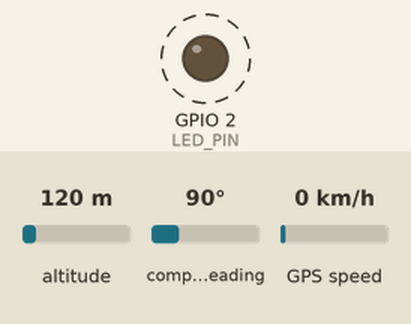
This sketch was run on a simulated ESP32. Parts: output pins drawn as LEDs (lit = HIGH). Dashed ring = blinking. The inputs (shaded band) are chosen by the test bench; at power-on: altitude 120 m, compass heading 90°, GPS speed 0 km/h. WiFi joins after 1.5 s; servers stay silent unless stated; uploads are accepted with an empty reply; the GPS gets a fix after 3 s at 37.7749, -122.4194 with 8 satellites; what the sketch prints to the serial monitor is not drawn.

Above: at 4.6 s.
Timing chart, 0 to 8.5 s (numbered marks = the images above):
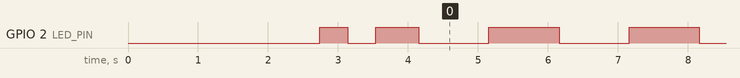

The sketch:

track_http.ino
```cpp
#include <WiFi.h>
#include <WiFiClientSecure.h>
#include <HTTPClient.h>
#include <TinyGPSPlus.h>
#include "soc/soc.h"
#include "soc/rtc_cntl_reg.h"

// ============================================================================
// 1. WiFi SOZLAMALARI (Telefoningiz Hotspot nomini to'g'ri yozing!)
// ============================================================================
// DIQQAT: Telefoningiz hotspot nomini va parolini tekshiring:
const char* ssid     = "cail";
const char* password = "12345678";

// ============================================================================
// 2. SERVER MANZILI (Render.com)
// ============================================================================
const char* serverApiUrl = "https://trackk-gl6l.onrender.com/api.php";

// ============================================================================
// 3. NTRIP SOZLAMALARI (Faqat Baza bo'lsa yoqing)
// ============================================================================
const bool  ENABLE_NTRIP = false; // Baza bo'lmasa doim FALSE tursin!
const char* host         = "rtk2go.com";
const int   port         = 2101;
const char* mountpoint   = "SAMARKAND";
const char* user         = "rasil8004@gmail.com";
const char* pw           = "none";

// ============================================================================
// 4. USKUNA PINLARI VA OBYEKTLAR
// ============================================================================
#define RX2_PIN 27 // LG290P TX -> ESP32 RX2
#define TX2_PIN 14 // LG290P RX -> ESP32 TX2
#define LED_PIN 2  // ESP32 ichki holat LED chirog'i

HardwareSerial LG290P(2);
WiFiClient ntripClient;
TinyGPSPlus gps;

TinyGPSCustom fixQuality(gps, "GNGGA", 6);
TinyGPSCustom hdopCustom(gps, "GNGGA", 8);
TinyGPSCustom altCustom(gps, "GNGGA", 9);

// ============================================================================
// VAQT VA TEZLIK SOZLAMALARI
// ============================================================================
const unsigned long SEND_INTERVAL_MS = 1000;  // Serverga har 1 soniyada yuborish
unsigned long lastSendTime = 0;
unsigned long lastWifiRetry = 0;

// Eng so'nggi yangilangan koordinatalar keshi
double latestLat   = 0.0;
double latestLng   = 0.0;
int    latestSat   = 0;
int    latestFix   = 1;
float  latestHdop  = 99.9;
float  latestAlt   = 0.0;
float  latestSpeed = 0.0;

// Base64
String base64_encode(String text) {
  String res = "";
  static const char cb64[] = "ABCDEFGHIJKLMNOPQRSTUVWXYZabcdefghijklmnopqrstuvwxyz0123456789+/";
  for (int i = 0; i < text.length(); i += 3) {
    uint32_t buffer = (text[i] << 16) |
                      ((i + 1 < text.length() ? (uint8_t)text[i+1] : 0) << 8) |
                      (i + 2 < text.length() ? (uint8_t)text[i+2] : 0);
    res += cb64[(buffer >> 18) & 0x3F];
    res += cb64[(buffer >> 12) & 0x3F];
    res += (i + 1 < text.length()) ? cb64[(buffer >> 6) & 0x3F] : '=';
    res += (i + 2 < text.length()) ? cb64[buffer & 0x3F] : '=';
  }
  return res;
}

const char* getFixTypeStr(int fixCode) {
  switch (fixCode) {
    case 4: return "RTK FIXED (1-2 sm)";
    case 5: return "RTK/PPP FLOAT (10-30 sm)";
    case 2: return "DGPS/HAS (20 sm - 1 m)";
    case 1: return "Oddiy 3D (Ko'p chastota)";
    default: return "Signal qidirilmoqda";
  }
}

// Quectel LG290P NMEA buyruqlarini aniq XOR checksum bilan jo'natish funksiyasi
void sendQuectelCmd(const String& cmd) {
  String core = cmd;
  if (core.startsWith("$")) core = core.substring(1);
  int starIdx = core.indexOf('*');
  if (starIdx >= 0) core = core.substring(0, starIdx);

  uint8_t checksum = 0;
  for (unsigned int i = 0; i < core.length(); i++) {
    checksum ^= core[i];
  }

  char buf[8];
  sprintf(buf, "*%02X", checksum);
  String fullCmd = "$" + core + String(buf);
  LG290P.println(fullCmd);
  Serial.print("[LG290P CMD] ");
  Serial.println(fullCmd);

  // Moduldan tasdiq (ACK) javobini o'qish
  unsigned long t0 = millis();
  while (millis() - t0 < 250) {
    while (LG290P.available()) {
      char c = LG290P.read();
      Serial.write(c);
    }
    delay(10);
  }
}

// ============================================================================
// SERVERGA TELEMETRIYA YUBORISH (Xotira va Tok himoyasi bilan)
// ============================================================================
void sendToServer(double lat, double lng, int sat, int fix, float hdop, float alt, float speed) {
  if (WiFi.status() != WL_CONNECTED) {
    Serial.println("[ALOQA XATO] WiFi uzilgan! Qayta ulanish kutilmoqda...");
    return;
  }

  WiFiClientSecure client;
  client.setInsecure();               // Render sertifikatini tekshirmaslik
  client.setBufferSizes(1024, 512);   // Xotira (Heap) to'lib ketishini oldini olish

  HTTPClient http;
  http.begin(client, serverApiUrl);
  http.addHeader("Content-Type", "application/json");
  http.setTimeout(2500); // 2.5s dan ortiq qotmaslik

  String payload = "{";
  payload += "\"lat\":\"" + String(lat, 8) + "\",";
  payload += "\"lng\":\"" + String(lng, 8) + "\",";
  payload += "\"sat\":" + String(sat) + ",";
  payload += "\"fix\":" + String(fix) + ",";
  payload += "\"fix_str\":\"" + String(getFixTypeStr(fix)) + "\",";
  payload += "\"hdop\":" + String(hdop, 2) + ",";
  payload += "\"alt\":" + String(alt, 1) + ",";
  payload += "\"speed\":" + String(speed, 1);
  payload += "}";

  int httpCode = http.POST(payload);

  if (httpCode == HTTP_CODE_OK || httpCode == 201) {
    Serial.printf("[1s OK] Lat: %.8f, Lng: %.8f | Sat: %d | HDOP: %.2f | Heap: %d\n",
                  lat, lng, sat, hdop, ESP.getFreeHeap());
    digitalWrite(LED_PIN, !digitalRead(LED_PIN)); // Miltillash = aloqa bor
  } else {
    Serial.printf("[HTTP XATO: %d] Aloqada xatolik!\n", httpCode);
  }
  http.end();
}

// ============================================================================
// SETUP
// ============================================================================
void setup() {
  // 1. Tok yetishmovchiligida ESP32 ning o'chib-yonishini to'xtatish (Brownout Disable)
  WRITE_PERI_REG(RTC_CNTL_BROWN_OUT_REG, 0);

  pinMode(LED_PIN, OUTPUT);
  digitalWrite(LED_PIN, LOW);

  Serial.begin(115200);
  delay(300);
  Serial.println("\n==============================================");
  Serial.println("  RTK GPS Tracker Pro — ESP32 + LG290P        ");
  Serial.println("==============================================");

  // 2. UART buferi (Paketlar yo'qolmasligi uchun 2048 bayt)
  LG290P.setRxBufferSize(2048);
  LG290P.begin(460800, SERIAL_8N1, RX2_PIN, TX2_PIN);
  Serial.println("[UART] LG290P ulandi (460800 baud, 2048B bufer).");

  // 3. Quectel LG290P sozlamalari (Galileo HAS va Ko'p chastotali yuqori aniqlik)
  delay(200);
  Serial.println("[LG290P] Galileo HAS va barcha sun'iy yo'ldoshlar yoqilmoqda...");
  sendQuectelCmd("PQTMCFGCNST,1,1,1,1,1,1"); // Barcha yo'ldoshlar: GPS, GLO, GAL, BDS, QZSS, NavIC
  delay(100);
  sendQuectelCmd("PQTMCFGSBAS,1");            // SBAS differensial tizimi
  delay(100);
  sendQuectelCmd("PQTMCFGPPP,W,2,1");        // Galileo HAS (High Accuracy Service - E6B bepul PPP)
  delay(100);
  sendQuectelCmd("PQTMCFGFIXRATE,1000");     // 1000 ms (1 Hz) yangilanish
  delay(100);
  sendQuectelCmd("PQTMSAVEPAR");             // Sozlamalarni modul xotirasiga saqlash (NVM)
  delay(150);

  // 4. WiFi ulanish — UZILIB QOLMASLIK REJIMI
  WiFi.mode(WIFI_STA);
  WiFi.setAutoReconnect(true); // Uzilsa darhol o'zi qayta ulanadi
  WiFi.persistent(true);
  WiFi.setSleep(false);        // WiFi modulining uyqu rejimini o'chirish (aloqa uzilmasligi uchun!)

  Serial.printf("[WiFi] Ulanmoqda: \"%s\" ...\n", ssid);
  WiFi.begin(ssid, password);

  unsigned long wifiStart = millis();
  while (WiFi.status() != WL_CONNECTED && millis() - wifiStart < 15000) {
    delay(400);
    digitalWrite(LED_PIN, !digitalRead(LED_PIN));
    Serial.print(".");
  }

  if (WiFi.status() == WL_CONNECTED) {
    digitalWrite(LED_PIN, HIGH);
    Serial.printf("\n[WiFi OK] Ulandi! IP: %s (Signal: %d dBm)\n",
                  WiFi.localIP().toString().c_str(), WiFi.RSSI());
  } else {
    digitalWrite(LED_PIN, LOW);
    Serial.println("\n[WiFi XATO] Ulanib bo'lmadi! Hotspot nomi va parolini tekshiring!");
  }
}

// ============================================================================
// LOOP — MUTLAQO BLOKIROVKASIZ
// ============================================================================
void loop() {
  // 1. WiFi uzilib qolsa darhol qayta ulash watchdog
  if (WiFi.status() != WL_CONNECTED) {
    digitalWrite(LED_PIN, LOW);
    if (millis() - lastWifiRetry > 2000) {
      lastWifiRetry = millis();
      Serial.println("[WiFi] Uzilish aniqlandi! Qayta ulanmoqda...");
      WiFi.reconnect();
    }
  }

  // 2. GNSS modulidan uzluksiz o'qish
  while (LG290P.available()) {
    char c = LG290P.read();
    gps.encode(c);

    if (gps.location.isUpdated()) {
      latestLat   = gps.location.lat();
      latestLng   = gps.location.lng();
      if (gps.satellites.isValid()) latestSat = (int)gps.satellites.value();
      if (fixQuality.isValid())     latestFix = atoi(fixQuality.value());
      if (hdopCustom.isValid())     latestHdop = atof(hdopCustom.value());
      else if (gps.hdop.isValid())  latestHdop = gps.hdop.hdop();
      if (altCustom.isValid())      latestAlt = atof(altCustom.value());
      else if (gps.altitude.isValid()) latestAlt = gps.altitude.meters();
      if (gps.speed.isValid())      latestSpeed = gps.speed.kmph();
    }
  }

  // 3. Serverga HAR 1 SONIYADA yuborish
  if (millis() - lastSendTime >= SEND_INTERVAL_MS) {
    lastSendTime = millis();

    if (latestLat != 0.0 && latestLng != 0.0) {
      sendToServer(latestLat, latestLng, latestSat, latestFix, latestHdop, latestAlt, latestSpeed);
    } else {
      Serial.println("[GPS] Sun'iy yo'ldoshlar koordinatasi kutilmoqda...");
    }
  }
}
```

Measured:
- by itself, GPIO 2 (LED_PIN): goes LOW 0.40 s, HIGH 0.62 s, 62 × (LOW 1.0 s, HIGH 1.0 s), LOW 1.0 s, then HIGH
